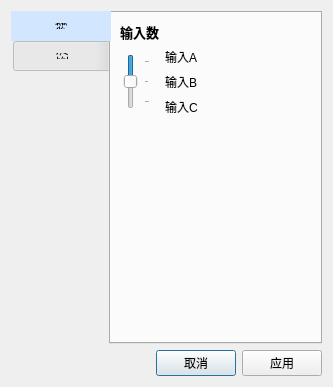
<?xml version="1.0" encoding="UTF-8"?>
<ui version="4.0">
 <class>ndecoder_logic_setting</class>
 <widget class="QDialog" name="ndecoder_logic_setting">
  <property name="geometry">
   <rect>
    <x>0</x>
    <y>0</y>
    <width>333</width>
    <height>364</height>
   </rect>
  </property>
  <property name="windowTitle">
   <string>Dialog</string>
  </property>
  <layout class="QGridLayout" name="gridLayout_2">
   <item row="0" column="0">
    <widget class="QTabWidget" name="tabWidget">
     <property name="font">
      <font>
       <family>Arial</family>
      </font>
     </property>
     <property name="styleSheet">
      <string notr="true">QTabBar::tab { width: 100px;height:30px }
QTabBar::tab:selected { background-color: rgb(210,230,255); }</string>
     </property>
     <property name="tabPosition">
      <enum>QTabWidget::West</enum>
     </property>
     <property name="tabShape">
      <enum>QTabWidget::Rounded</enum>
     </property>
     <property name="currentIndex">
      <number>0</number>
     </property>
     <property name="iconSize">
      <size>
       <width>16</width>
       <height>10</height>
      </size>
     </property>
     <property name="elideMode">
      <enum>Qt::ElideNone</enum>
     </property>
     <property name="documentMode">
      <bool>false</bool>
     </property>
     <property name="tabsClosable">
      <bool>false</bool>
     </property>
     <widget class="QWidget" name="tab_param">
      <property name="font">
       <font>
        <family>Arial</family>
       </font>
      </property>
      <attribute name="title">
       <string>参数</string>
      </attribute>
      <layout class="QGridLayout" name="gridLayout">
       <item row="0" column="0">
        <widget class="QLabel" name="label_9">
         <property name="font">
          <font>
           <family>Arial</family>
           <pointsize>10</pointsize>
           <weight>75</weight>
           <bold>true</bold>
          </font>
         </property>
         <property name="text">
          <string>输入数</string>
         </property>
        </widget>
       </item>
       <item row="1" column="0" rowspan="3">
        <widget class="QSlider" name="verticalSlider_inputnum">
         <property name="sizePolicy">
          <sizepolicy hsizetype="Fixed" vsizetype="Preferred">
           <horstretch>0</horstretch>
           <verstretch>0</verstretch>
          </sizepolicy>
         </property>
         <property name="minimumSize">
          <size>
           <width>30</width>
           <height>0</height>
          </size>
         </property>
         <property name="maximumSize">
          <size>
           <width>16777215</width>
           <height>55</height>
          </size>
         </property>
         <property name="styleSheet">
          <string notr="true">QSlider::handle:vertical { width: 20px; }
QSlider::groove:vertical { width: 15px; }</string>
         </property>
         <property name="minimum">
          <number>1</number>
         </property>
         <property name="maximum">
          <number>3</number>
         </property>
         <property name="singleStep">
          <number>1</number>
         </property>
         <property name="pageStep">
          <number>1</number>
         </property>
         <property name="value">
          <number>2</number>
         </property>
         <property name="sliderPosition">
          <number>2</number>
         </property>
         <property name="tracking">
          <bool>true</bool>
         </property>
         <property name="orientation">
          <enum>Qt::Vertical</enum>
         </property>
         <property name="invertedAppearance">
          <bool>true</bool>
         </property>
         <property name="invertedControls">
          <bool>false</bool>
         </property>
         <property name="tickPosition">
          <enum>QSlider::TicksBelow</enum>
         </property>
         <property name="tickInterval">
          <number>1</number>
         </property>
        </widget>
       </item>
       <item row="1" column="1">
        <widget class="QLabel" name="label_input1">
         <property name="minimumSize">
          <size>
           <width>50</width>
           <height>0</height>
          </size>
         </property>
         <property name="font">
          <font>
           <family>Arial</family>
          </font>
         </property>
         <property name="text">
          <string>输入A</string>
         </property>
        </widget>
       </item>
       <item row="2" column="1">
        <widget class="QLabel" name="label_input2">
         <property name="font">
          <font>
           <family>Arial</family>
          </font>
         </property>
         <property name="text">
          <string>输入B</string>
         </property>
        </widget>
       </item>
       <item row="2" column="2">
        <spacer name="horizontalSpacer">
         <property name="orientation">
          <enum>Qt::Horizontal</enum>
         </property>
         <property name="sizeHint" stdset="0">
          <size>
           <width>40</width>
           <height>20</height>
          </size>
         </property>
        </spacer>
       </item>
       <item row="3" column="1">
        <widget class="QLabel" name="label_input3">
         <property name="font">
          <font>
           <family>Arial</family>
          </font>
         </property>
         <property name="text">
          <string>输入C</string>
         </property>
        </widget>
       </item>
       <item row="4" column="0">
        <spacer name="verticalSpacer">
         <property name="orientation">
          <enum>Qt::Vertical</enum>
         </property>
         <property name="sizeHint" stdset="0">
          <size>
           <width>20</width>
           <height>41</height>
          </size>
         </property>
        </spacer>
       </item>
      </layout>
     </widget>
     <widget class="QWidget" name="tab_exegesis">
      <attribute name="title">
       <string>标签注释</string>
      </attribute>
      <layout class="QGridLayout" name="gridLayout_4">
       <item row="10" column="0">
        <widget class="QLabel" name="label_eoutput7">
         <property name="text">
          <string>输出7</string>
         </property>
        </widget>
       </item>
       <item row="9" column="0">
        <widget class="QLabel" name="label_eoutput6">
         <property name="text">
          <string>输出6</string>
         </property>
        </widget>
       </item>
       <item row="8" column="0">
        <widget class="QLabel" name="label_eoutput5">
         <property name="text">
          <string>输出5</string>
         </property>
        </widget>
       </item>
       <item row="4" column="1">
        <widget class="QLineEdit" name="lineEdit_eoutput1">
         <property name="font">
          <font>
           <family>Arial</family>
          </font>
         </property>
         <property name="maxLength">
          <number>10</number>
         </property>
        </widget>
       </item>
       <item row="4" column="0">
        <widget class="QLabel" name="label_eoutput1">
         <property name="font">
          <font>
           <family>Arial</family>
          </font>
         </property>
         <property name="text">
          <string>输出1</string>
         </property>
        </widget>
       </item>
       <item row="12" column="0">
        <spacer name="verticalSpacer_2">
         <property name="orientation">
          <enum>Qt::Vertical</enum>
         </property>
         <property name="sizeHint" stdset="0">
          <size>
           <width>20</width>
           <height>40</height>
          </size>
         </property>
        </spacer>
       </item>
       <item row="7" column="0">
        <widget class="QLabel" name="label_eoutput4">
         <property name="text">
          <string>输出4</string>
         </property>
        </widget>
       </item>
       <item row="7" column="1">
        <widget class="QLineEdit" name="lineEdit_eoutput4"/>
       </item>
       <item row="1" column="0">
        <widget class="QLabel" name="label_einput2">
         <property name="font">
          <font>
           <family>Arial</family>
          </font>
         </property>
         <property name="text">
          <string>输入B</string>
         </property>
        </widget>
       </item>
       <item row="0" column="0">
        <widget class="QLabel" name="label_einput1">
         <property name="font">
          <font>
           <family>Arial</family>
          </font>
         </property>
         <property name="text">
          <string>输入A</string>
         </property>
        </widget>
       </item>
       <item row="1" column="1">
        <widget class="QLineEdit" name="lineEdit_einput2">
         <property name="font">
          <font>
           <family>Arial</family>
          </font>
         </property>
         <property name="maxLength">
          <number>10</number>
         </property>
        </widget>
       </item>
       <item row="2" column="0">
        <widget class="QLabel" name="label_einput3">
         <property name="font">
          <font>
           <family>Arial</family>
          </font>
         </property>
         <property name="text">
          <string>输入C</string>
         </property>
        </widget>
       </item>
       <item row="2" column="1">
        <widget class="QLineEdit" name="lineEdit_einput3">
         <property name="font">
          <font>
           <family>Arial</family>
          </font>
         </property>
         <property name="maxLength">
          <number>10</number>
         </property>
        </widget>
       </item>
       <item row="3" column="0" colspan="2">
        <widget class="Line" name="line">
         <property name="styleSheet">
          <string notr="true">border-top: 1px dotted;</string>
         </property>
         <property name="orientation">
          <enum>Qt::Horizontal</enum>
         </property>
        </widget>
       </item>
       <item row="0" column="1">
        <widget class="QLineEdit" name="lineEdit_einput1">
         <property name="font">
          <font>
           <family>Arial</family>
          </font>
         </property>
         <property name="inputMask">
          <string/>
         </property>
         <property name="text">
          <string/>
         </property>
         <property name="maxLength">
          <number>10</number>
         </property>
         <property name="frame">
          <bool>true</bool>
         </property>
        </widget>
       </item>
       <item row="5" column="0">
        <widget class="QLabel" name="label_eoutput2">
         <property name="text">
          <string>输出2</string>
         </property>
        </widget>
       </item>
       <item row="5" column="1">
        <widget class="QLineEdit" name="lineEdit_eoutput2"/>
       </item>
       <item row="6" column="1">
        <widget class="QLineEdit" name="lineEdit_eoutput3"/>
       </item>
       <item row="6" column="0">
        <widget class="QLabel" name="label_eoutput3">
         <property name="text">
          <string>输出3</string>
         </property>
        </widget>
       </item>
       <item row="11" column="0">
        <widget class="QLabel" name="label_eoutput8">
         <property name="text">
          <string>输出8</string>
         </property>
        </widget>
       </item>
       <item row="8" column="1">
        <widget class="QLineEdit" name="lineEdit_eoutput5"/>
       </item>
       <item row="9" column="1">
        <widget class="QLineEdit" name="lineEdit_eoutput6"/>
       </item>
       <item row="10" column="1">
        <widget class="QLineEdit" name="lineEdit_eoutput7"/>
       </item>
       <item row="11" column="1">
        <widget class="QLineEdit" name="lineEdit_eoutput8"/>
       </item>
      </layout>
     </widget>
    </widget>
   </item>
   <item row="1" column="0">
    <layout class="QHBoxLayout" name="horizontalLayout">
     <item>
      <spacer name="horizontalSpacer_2">
       <property name="orientation">
        <enum>Qt::Horizontal</enum>
       </property>
       <property name="sizeHint" stdset="0">
        <size>
         <width>40</width>
         <height>20</height>
        </size>
       </property>
      </spacer>
     </item>
     <item>
      <widget class="QPushButton" name="pushButton_cancle">
       <property name="text">
        <string>取消</string>
       </property>
      </widget>
     </item>
     <item>
      <widget class="QPushButton" name="pushButton_apply">
       <property name="text">
        <string>应用</string>
       </property>
      </widget>
     </item>
    </layout>
   </item>
  </layout>
 </widget>
 <resources/>
 <connections/>
</ui>
